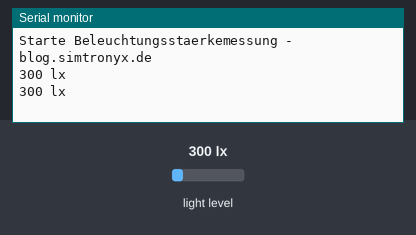
Bench run of a sketch on a simulated Arduino Uno, built with avr-gcc and run on an emulated ATmega328P. On the bench: the last lines printed to the serial monitor. Wiring (inferred from the names in the program): BH1750 light sensor at I2C address 0x23. Inputs (shaded band) come from the test bench; at power-on: light level 300 lx.

Above: at 1.4 s.
1.5 s: light level set to 40 lx
At 2.8 s:
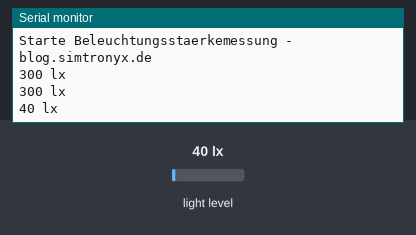
3.0 s: light level set to 500 lx
At 3.8 s:
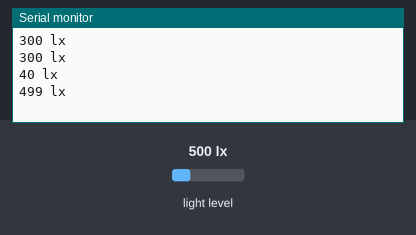
Timing chart, 0 to 6.0 s (numbered marks = the images above; inputs shaded):
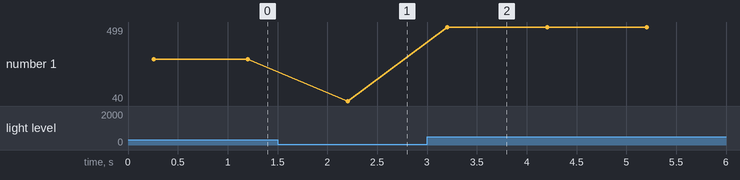

Measured:
- after the input at 1.5 s, the serial monitor: prints a new line after 0.70 s (image 1)
- after the input at 3.0 s, the serial monitor: prints a new line after 0.20 s (image 2)
- plotted number 1: 300 → 40 after the input at 1.5 s, 40 → 499 after the input at 3.0 s

The sketch:

IlluminationSensorTest.ino
```cpp
#include <Wire.h>

//test push

int BH1750_address = 0x23; // i2c Addresse
byte buff[2];

void setup(){

  Wire.begin();
  BH1750_Init(BH1750_address);

  delay(200);
  Serial.begin(9600);
  Serial.println("Starte Beleuchtungsstaerkemessung - blog.simtronyx.de");
}

void loop(){

  float valf=0;

  if(BH1750_Read(BH1750_address)==2){

    valf=((buff[0]<<8)|buff[1])/1.2;

    if(valf<0)Serial.print("> 65535");
    else Serial.print((int)valf,DEC);

    Serial.println(" lx");
  }
  delay(1000);
}

void BH1750_Init(int address){

  Wire.beginTransmission(address);
  Wire.write(0x10); // 1 [lux] aufloesung
  Wire.endTransmission();
}

byte BH1750_Read(int address){

  byte i=0;
  Wire.beginTransmission(address);
  Wire.requestFrom(address, 2);
  while(Wire.available()){
    buff[i] = Wire.read();
    i++;
  }
  Wire.endTransmission();
  return i;
}
```
